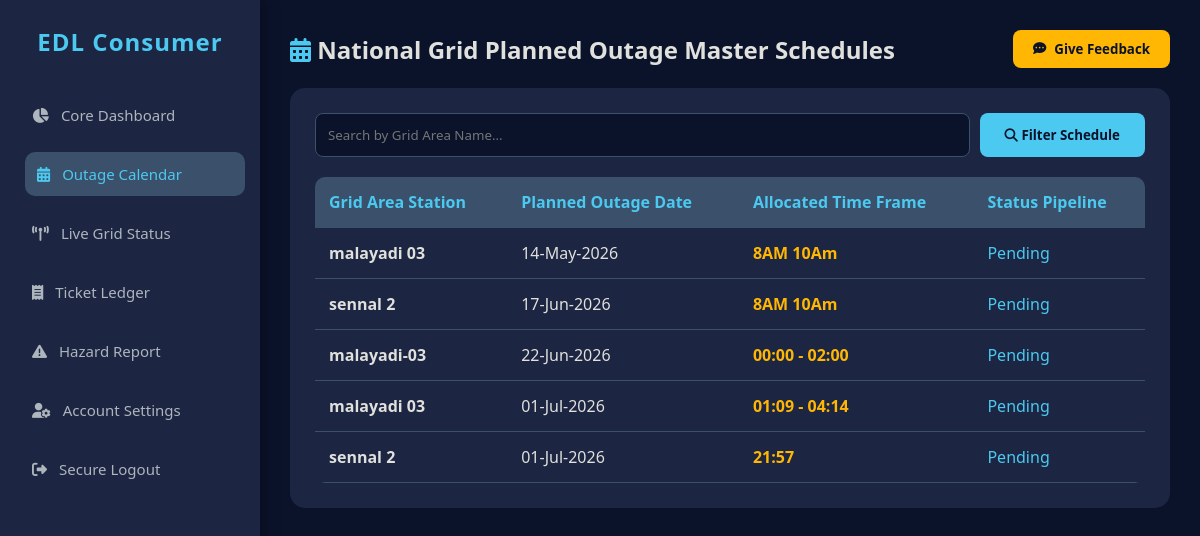
/rukaimy/outage_schedule.php, run on the app's committed database.
### tables this page shows
CREATE TABLE `power_alerts` (
  `id` int(11) NOT NULL,
  `area` varchar(255) NOT NULL,
  `date` date NOT NULL,
  `time` varchar(100) NOT NULL,
  `status` varchar(50) NOT NULL DEFAULT 'Pending',
  `created_at` timestamp NOT NULL DEFAULT current_timestamp()
);

### rukaimy/outage_schedule.php (the view, shortened to what this page needs)
<?php
include('db.php');
?>
<!DOCTYPE html>
<html lang="en">
<head>
  <link href="https://cdnjs.cloudflare.com/ajax/libs/font-awesome/6.5.1/css/all.min.css" rel="stylesheet">
</head>
<body>
  <?php include "user_sidebar.php"; ?>
  <div class="main-content">
    <div class="header-section">
        <h2><i class="fa fa-calendar-days" style="color:#4cc9f0;"></i> National Grid Planned Outage Master Schedules</h2>
        <button class="btn-feedback-top" onclick="openFeedbackModal()"><i class="fa fa-comment-dots"></i> Give Feedback</button>
    </div>
    <div class="panel-box">
      <form action="" method="POST" class="search-box">
        <input type="text" name="search_area" class="search-input" placeholder="Search by Grid Area Name...">
        <button type="submit" name="search_btn" class="btn-search"><i class="fa fa-magnifying-glass"></i> Filter Schedule</button>
      </form>
      <table>
        <thead>
          <tr><th>Grid Area Station</th><th>Planned Outage Date</th><th>Allocated Time Frame</th><th>Status Pipeline</th></tr>
        </thead>
        <tbody>
          <?php
          $search_query = "";
          $sql = "SELECT * FROM power_alerts $search_query ORDER BY date ASC, time ASC";
          $res = mysqli_query($conn, $sql);
          if(mysqli_num_rows($res) > 0) {
              while($row = mysqli_fetch_assoc($res)) {
                  echo "<tr>
                          <td><strong>" . htmlspecialchars($row['area']) . "</strong></td>
                          <td>" . date('d-M-Y', strtotime($row['date'])) . "</td>
                          <td style='color:#ffb703; font-weight:600;'>" . htmlspecialchars($row['time']) . "</td>
                          <td><span style='color:#4cc9f0;'>" . htmlspecialchars($row['status']) . "</span></td>
                        </tr>";
              }
          } else { echo "<tr><td colspan='4' style='text-align:center; color:#6c757d;'>No matching plans found.</td></tr>"; }
          ?>
        </tbody>
      </table>
    </div>
  </div>
</body>
</html>

### rukaimy/outage_schedule.php (style rules this page uses)
* { margin:0; padding:0; box-sizing:border-box; font-family:'Segoe UI', sans-serif; }
body { background:#0b132b; color:#e0e1dd; display:flex; min-height:100vh; }
.main-content { margin-left:260px; width:calc(100% - 260px); padding:30px; position: relative; }
.header-section { display:flex; justify-content:space-between; align-items:center; margin-bottom:20px; }
.btn-feedback-top { background:#ffb703; color:#0b132b; text-decoration:none; padding:10px 20px; border-radius:8px; font-weight:700; display:flex; align-items:center; gap:8px; border:none; cursor:pointer; transition:0.3s; }
.panel-box { background:#1c2541; padding:25px; border-radius:15px; }
.search-box { display:flex; gap:10px; margin-bottom:20px; }
.search-input { flex:1; background:#0b132b; border:1px solid #3a506b; padding:12px; border-radius:8px; color:#fff; }
.btn-search { background:#4cc9f0; border:none; padding:12px 25px; border-radius:8px; font-weight:700; cursor:pointer; color:#0b132b; }
table { width:100%; border-collapse:collapse; margin-top:15px; text-align:left; border-radius:10px; overflow:hidden; }
table th, table td { padding:14px; border-bottom:1px solid #3a506b; }
table th { background:#3a506b; color:#4cc9f0; }

### data on the page
power_alerts: area "malayadi 03", date "14-May-2026", time "8AM 10Am", status "Pending"
power_alerts: area "sennal 2", date "17-Jun-2026", time "8AM 10Am", status "Pending"
power_alerts: area "malayadi-03", date "22-Jun-2026", time "00:00 - 02:00", status "Pending"
power_alerts: area "malayadi 03", date "01-Jul-2026", time "01:09 - 04:14", status "Pending"
power_alerts: area "sennal 2", date "01-Jul-2026", time "21:57", status "Pending"
